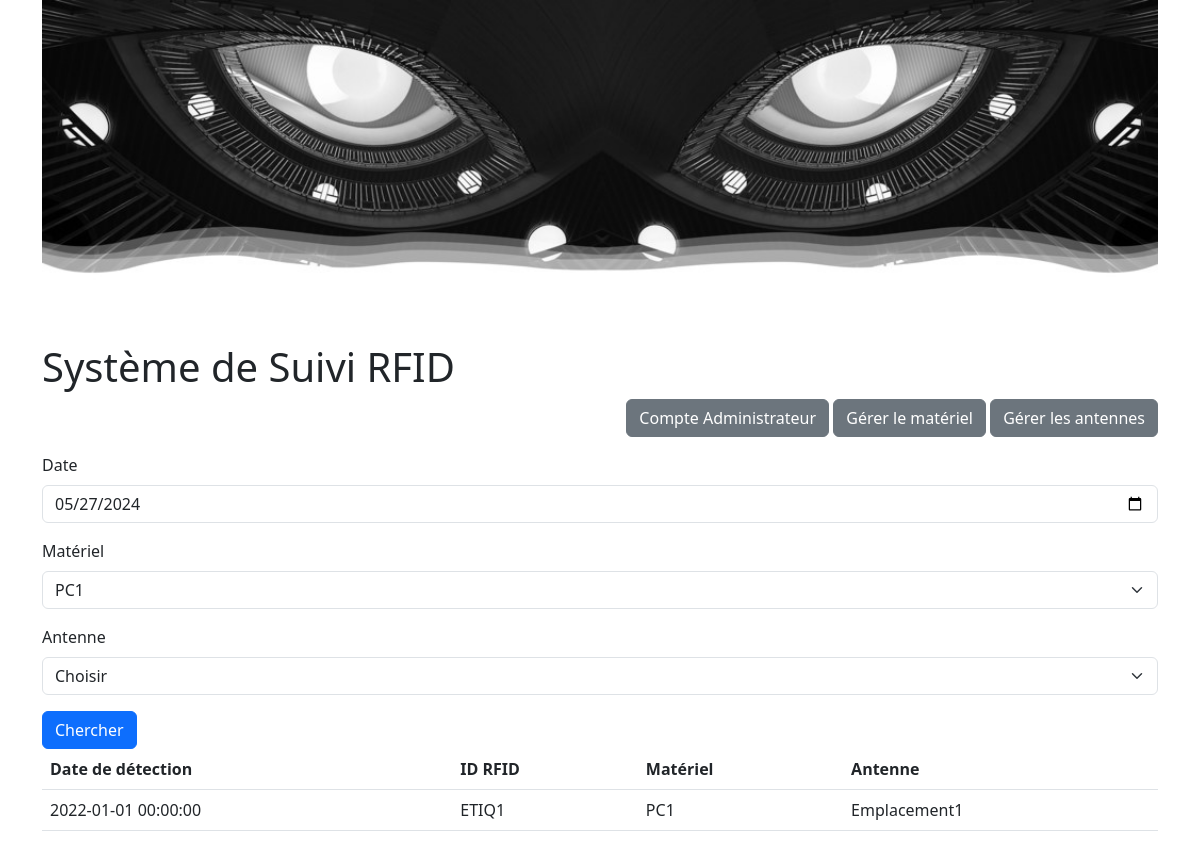
The page /code/index.php?material=ETIQ1 on the database its author committed.
### tables this page shows
CREATE TABLE TRACK_ETIQ (
    ID INTEGER PRIMARY KEY,
    DATE_TIME DATETIME,
    NUM_ETIQ VARCHAR,
    ID_ANTENNE VARCHAR
);

CREATE TABLE ETIQ_PC (
    ID INTEGER PRIMARY KEY,
    NUM_ETIQ VARCHAR,
    NUM_PC VARCHAR,
    DATE_DEBUT DATE,
    DATE_FIN DATE
);

CREATE TABLE ANTENNE (
    ID INTEGER PRIMARY KEY,
    ID_ANTENNE VARCHAR,
    EMPLACEMENT VARCHAR,
    DATE_DEBUT DATE,
    DATE_FIN DATE
);

### code/index.php (the view, shortened to what this page needs)
<?php include 'db.php'; ?>
<!DOCTYPE html>
<html lang="fr">
<head>
    <link rel="stylesheet" href="index.css">
    <link href="https://cdn.jsdelivr.net/npm/bootstrap@5.3.0/dist/css/bootstrap.min.css" rel="stylesheet">
</head>
<body>
<div class="container">
    <header>
        <img src="image2.jpg" alt="Track Eye System Banner" class="img-fluid">
        <h1>Système de Suivi RFID</h1>
            <div class="mb-3 text-end">
            <a href="register.php" class="btn btn-secondary">Compte Administrateur</a>
                <a href="manage_etiq_pc.php" class="btn btn-secondary">Gérer le matériel</a>
                <a href="manage_antenne.php" class="btn btn-secondary">Gérer les antennes</a>
            </div>
    </header>
    <form action="index.php" method="GET">
        <div class="mb-3">
        <label for="date" class="form-label">Date</label>
<input type="date" id="date" name="date" class="form-control" value="<?php echo isset($_GET['date']) ? htmlspecialchars($_GET['date']) : date('Y-m-d'); ?>">
        </div>
        <div class="mb-3">
    <label for="material" class="form-label">Matériel</label>
    <select id="material" name="material" class="form-select">
        <?php
        $stmt = $db->query("SELECT NUM_ETIQ, NUM_PC FROM ETIQ_PC");
        while ($row = $stmt->fetch(PDO::FETCH_ASSOC)) {
            $selected = (isset($_GET['material']) && $_GET['material'] == $row['NUM_ETIQ']) ? 'selected' : '';
            echo "<option value='" . $row['NUM_ETIQ'] . "' $selected>" . $row['NUM_PC'] . "</option>";
        }
        ?>
    </select>
</div>
<div class="mb-3">
    <label for="antenne" class="form-label">Antenne</label>
    <select id="antenne" name="antenne" class="form-select">
        <option value="">Choisir</option>
    </select>
</div>
        <button type="submit" class="btn btn-primary">Chercher</button>
    </form>
    <table class="table">
        <thead>
            <tr>
                <th>Date de détection</th>
                <th>ID RFID</th>
                <th>Matériel</th>
                <th>Antenne</th>
                </tr>
        </thead>
<tbody>
    <?php
$conditions = [];
$params = [];
if (!empty($_GET['material'])) {
    $conditions[] = "p.NUM_ETIQ = :material";
    $params[':material'] = $_GET['material'];
}
$query = "SELECT t.DATE_TIME, p.NUM_ETIQ, p.NUM_PC, a.EMPLACEMENT FROM TRACK_ETIQ t JOIN ETIQ_PC p ON t.NUM_ETIQ = p.NUM_ETIQ JOIN ANTENNE a ON t.ID_ANTENNE = a.ID_ANTENNE";
if ($conditions) {
    $query .= " WHERE " . implode(" AND ", $conditions);
}
$stmt = $db->prepare($query);
$stmt->execute($params);
while ($row = $stmt->fetch(PDO::FETCH_ASSOC)) {
    echo "<tr>";
    echo "<td>" . $row['DATE_TIME'] . "</td>";
    echo "<td>" . $row['NUM_ETIQ'] . "</td>";
    echo "<td>" . $row['NUM_PC'] . "</td>";
    echo "<td>" . $row['EMPLACEMENT'] . "</td>";
    echo "</tr>";
}
    ?>
</tbody>
    </table>
</div>
</body>
</html>

### code/index.css (style rules this page uses)
header img { width: 100%; height: auto; display: block; }

### rows shown on the page
track_etiq: DATE_TIME "2022-01-01 00:00:00", etiq_pc.NUM_ETIQ "ETIQ1", etiq_pc.NUM_PC "PC1", antenne.EMPLACEMENT "Emplacement1"

### other values the page prints
form field material "PC1"
